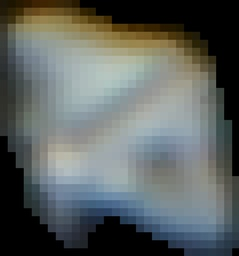
#> input picture color_detect/dst_3BIG.JPG, 239 x 256 px, shrunk from 805 x 862 before the run, found by its file name
$ python HSV_position.py
#> lines starting #> are read from the running program, lines starting #| are printed output that depends on the picture
import math
import cv2
import numpy as np
from matplotlib import pyplot as plt
import matplotlib.pyplot as plt


pic_file = 'D:/css/color_detect/dst_3BIG.jpg'

img_bgr = cv2.imread(pic_file, cv2.IMREAD_COLOR) #OpenCV读取颜色顺序：BRG
#> img_bgr is the input picture: shape (256, 239, 3); mean B, G, R 96.4, 98.8, 93.2
img_b = img_bgr[..., 0]
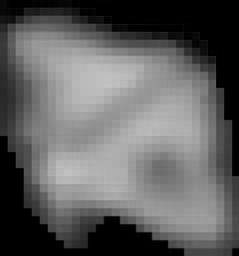
#> img_b: shape (256, 239); min 0, max 196, mean 96.4
img_g = img_bgr[..., 1]
img_r = img_bgr[..., 2]

img_r, img_g, img_b = img_r/255.0, img_g/255.0, img_b/255.0

[rows, cols] = img_r.shape
#> rows = 256; cols = 239
mx = np.mat(np.zeros((rows,cols)))
mn = np.mat(np.zeros((rows,cols)))
df = np.mat(np.zeros((rows,cols)))
h = np.mat(np.zeros((rows,cols)))
s = np.mat(np.zeros((rows,cols)))
v = np.mat(np.zeros((rows,cols)))

for i in range(rows):
    for j in range(cols):
        mx[i,j] = max(img_r[i,j], img_g[i,j], img_b[i,j])
        mn[i,j] = min(img_r[i,j], img_g[i,j], img_b[i,j])
        df[i,j] = mx[i,j] - mn[i,j]
        if mx[i,j] == mn[i,j] :
            h[i,j]  = 0
        elif mx[i,j]  == img_r[i,j] and img_g[i,j] >= img_b[i,j]:
            h[i,j]  = (60 * ((img_g[i,j]-img_b[i,j])/df[i,j]) + 0) % 360
        elif mx[i,j]  == img_r[i,j] and img_g[i,j] < img_b[i,j]:
            h[i,j]  = (60 * ((img_g[i,j]-img_b[i,j])/df[i,j]) + 360) % 360
        elif mx[i,j] == img_g[i,j]:
            h[i,j] = (60 * ((img_b[i,j]-img_r[i,j])/df[i,j]) + 120) % 360
        elif mx[i,j] == img_b[i,j]:
            h[i,j] = (60 * ((img_r[i,j]-img_g[i,j])/df[i,j]) + 240) % 360
        if mx[i,j] == 0:
            s[i,j] = 0
        else:
            s[i,j] = df[i,j]/mx[i,j]
            v[i,j] = mx[i,j]
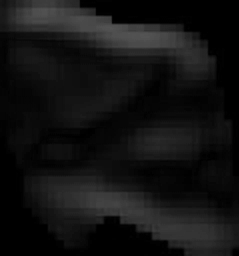
#> df: shape (256, 239) float64; min 0, max 0.333, mean 0.0744
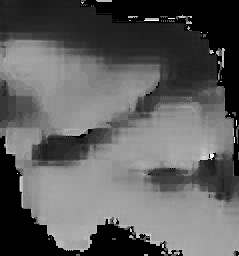
#> h: shape (256, 239) float64; min 0, max 330, mean 122.6; drawn with min black and max white
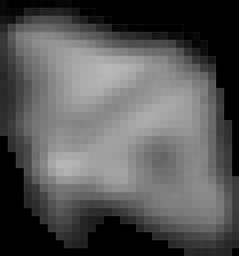
#> mn: shape (256, 239) float64; min 0, max 0.725, mean 0.336
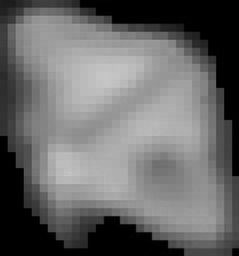
#> mx: shape (256, 239) float64; min 0, max 0.776, mean 0.411
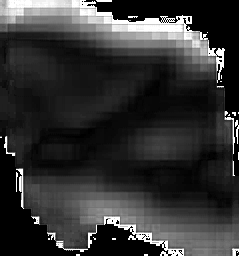
#> s: shape (256, 239) float64; min 0, max 1, mean 0.204

plt.hist(h,facecolor="red", edgecolor="red")
plt.show()
#> figure, not shown here; tallest bar 118 high, from x = 3.3 to 3.41; tallest bar 118 high, from x = 3.41 to 3.52; tallest bar 120 high, from x = 3.52 to 3.63
plt.hist(s,facecolor="green", edgecolor="green")
plt.show()
#> figure, not shown here; tallest bar 185 high, from x = 0.01 to 0.0103; tallest bar 181 high, from x = 0.0103 to 0.0107; tallest bar 193 high, from x = 0.0107 to 0.011
plt.hist(v,facecolor="blue", edgecolor="blue")
plt.show()
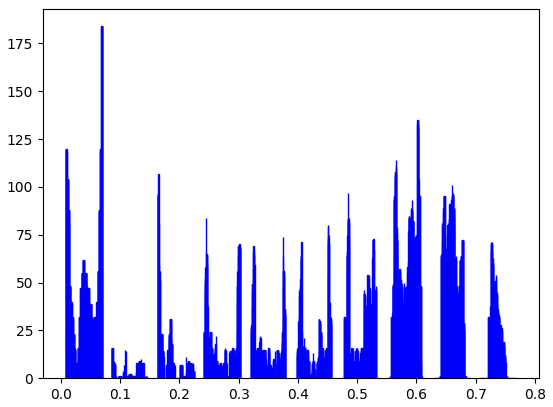
#> figure drawn by matplotlib, 1 panel; tallest bar 120 high, from x = 0.00776 to 0.00802; tallest bar 120 high, from x = 0.00802 to 0.00828; tallest bar 120 high, from x = 0.00828 to 0.00854


# [19 lines of commented-out code are left out]

$ run again, with color_detect/dst_1BIG.JPG copied over color_detect/dst_3BIG.JPG
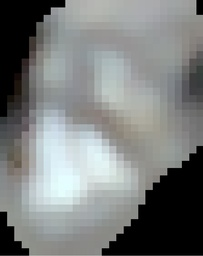
#> input picture color_detect/dst_1BIG.JPG, 203 x 256 px, shrunk from 712 x 896 before the run, found by its file name
#> img_bgr is the input picture: shape (256, 203, 3); mean B, G, R 125.7, 126.4, 123.3
#> after the loop `for i in range(rows):`:
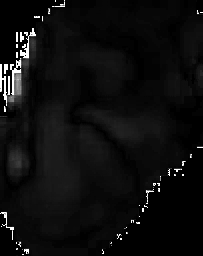
#> s: shape (256, 203) float64; min 0, max 1, mean 0.0558
#> `plt.show()`:
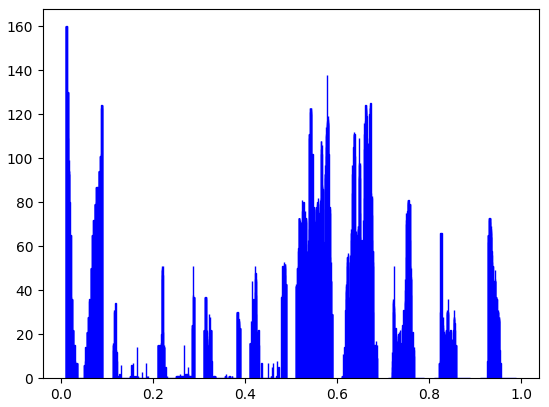
#> figure drawn by matplotlib, 1 panel; tallest bar 160 high, from x = 0.01 to 0.0104; tallest bar 160 high, from x = 0.0104 to 0.0108; tallest bar 160 high, from x = 0.0108 to 0.0112

$ run again, with color_detect/dst_2BIG.JPG copied over color_detect/dst_3BIG.JPG
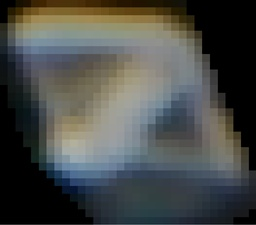
#> input picture color_detect/dst_2BIG.JPG, 256 x 225 px, shrunk from 1007 x 887 before the run, found by its file name
#> img_bgr is the input picture: shape (225, 256, 3); mean B, G, R 73, 75.9, 73.5
#> after the loop `for i in range(rows):`:
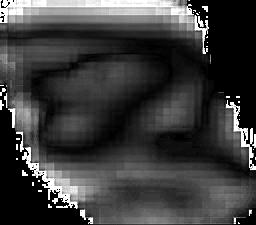
#> s: shape (225, 256) float64; min 0, max 1, mean 0.236
#> `plt.show()`:
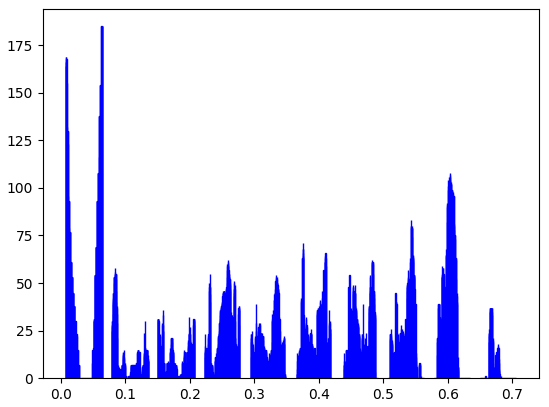
#> figure drawn by matplotlib, 1 panel; tallest bar 166 high, from x = 0.00714 to 0.00736; tallest bar 169 high, from x = 0.00736 to 0.00758; tallest bar 164 high, from x = 0.00758 to 0.00781

$ run again, with color_detect/dst_4BIG.JPG copied over color_detect/dst_3BIG.JPG
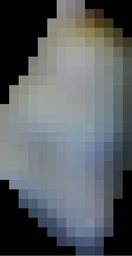
#> input picture color_detect/dst_4BIG.JPG, 132 x 256 px, shrunk from 475 x 918 before the run, found by its file name
#> img_bgr is the input picture: shape (256, 132, 3); mean B, G, R 97.5, 94.5, 89.3
#> `plt.show()`:
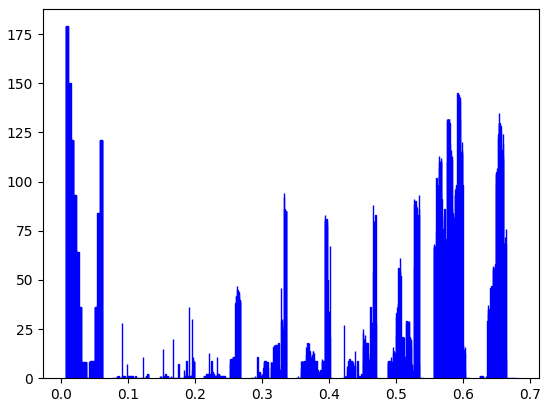
#> figure drawn by matplotlib, 1 panel; tallest bar 179 high, from x = 0.00686 to 0.00728; tallest bar 179 high, from x = 0.00728 to 0.00769; tallest bar 179 high, from x = 0.00769 to 0.00811
